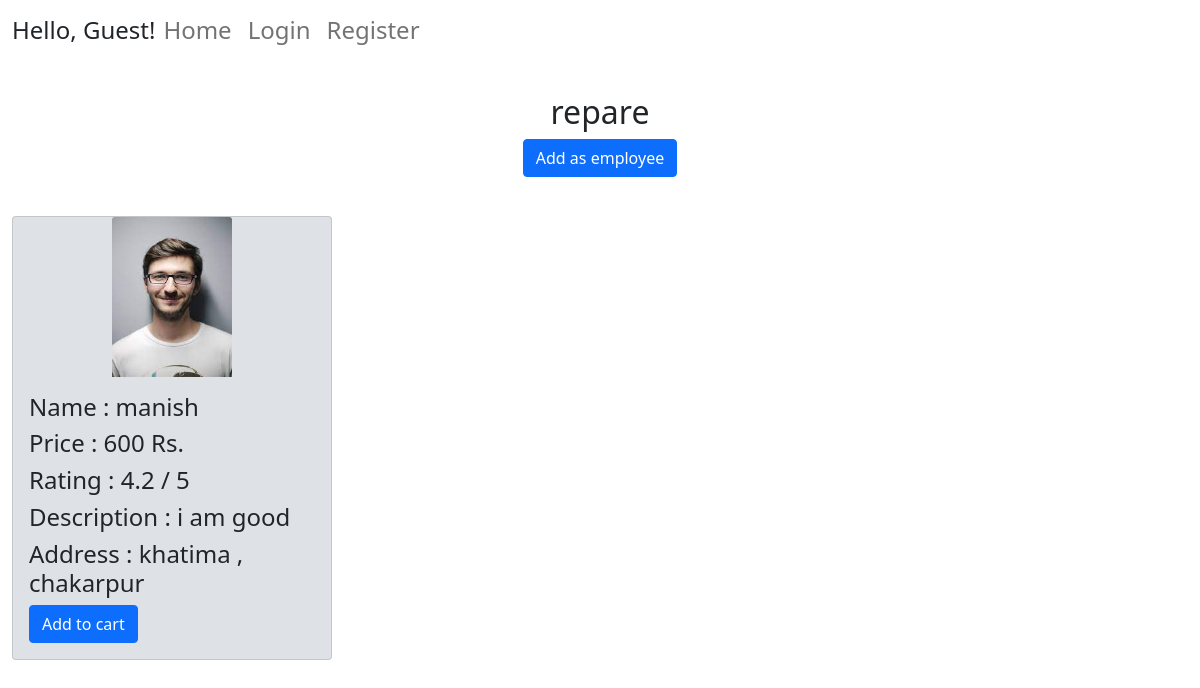
The app's page /service/1, older data.
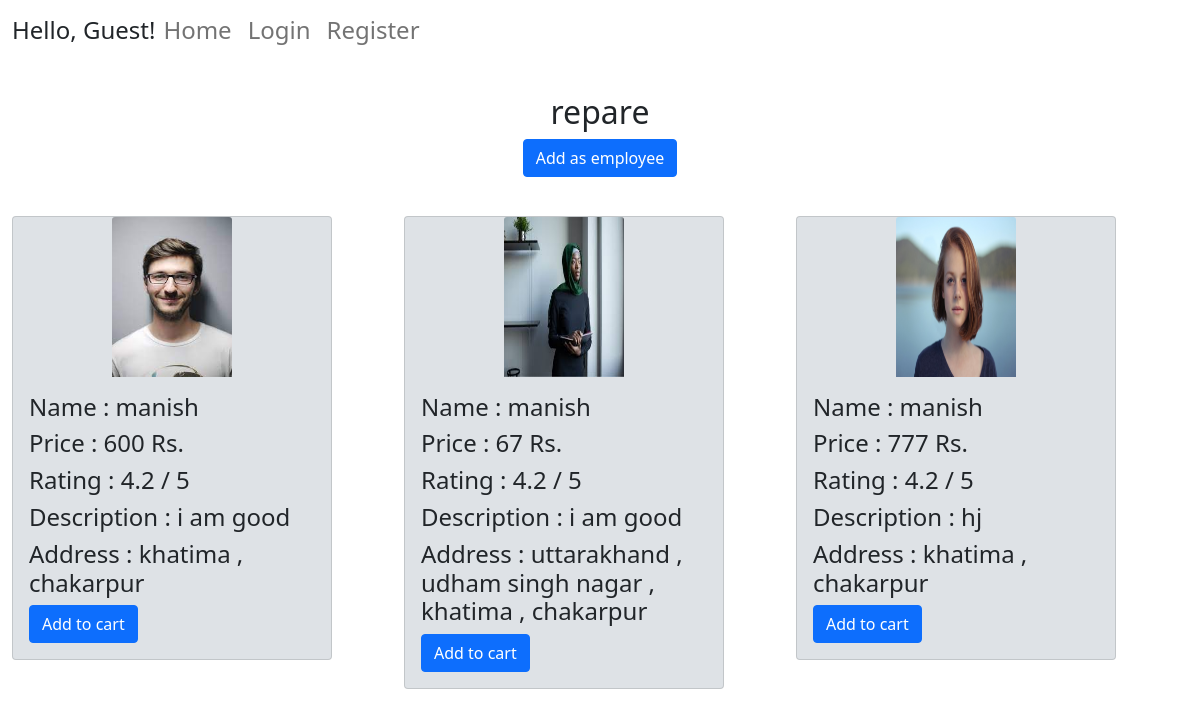
The same page, newer data.
### user/models.py (models this page shows, shortened)
class Employee(models.Model):
    user_id = models.CharField(max_length=100 , default=None)
    service = models.CharField(max_length=100 )
    name = models.CharField(max_length=100 )
    category = models.CharField(max_length=100 , default=None)
    cost = models.IntegerField(default = 0)
    rating = models.FloatField(default = 4.2)
    description = models.TextField(default = None)
    address = models.TextField(blank = True , default = None)
    image = models.FileField(upload_to = 'user/static/user/image')

### user/views.py (the view)
# urls.py: path('service/<int:servicepk>' , views.service , name = 'service'),
def service(req ,servicepk, categorypk = None):
    if req.user.is_authenticated:
        user_obj = req.user
        profile_obj = Profile.objects.filter(user = user_obj).first()
        if profile_obj is None:
            return redirect('/login')
    ser_obj = Services.objects.filter(pk = servicepk).first()
    if categorypk is None:
        emp_obj = Employee.objects.filter(service = ser_obj.service).all()
        cat = ser_obj.service
    else:
        cat_obj = Categorys.objects.filter(pk = categorypk).first()
        emp_obj = Employee.objects.filter(category = cat_obj.category).all()
        cat = cat_obj.category
    emplist = []
    for emp in emp_obj:
        emp_data = Employee.objects.filter(pk = emp.id).first()
        emplist.append(emp_data)
    return render(req , 'user/service.html' , {'emp_present': len(emp_obj) ,'cat': cat,  'employees' : emplist , 'servicepk':servicepk , 'categorypk' : categorypk})

### user/templates/user/service.html
{% extends 'user/base.html' %}
{% block content %}
{% load static %}
<h2 class = " d-flex justify-content-center align-items-center">  {{cat}}   <h2>
<div class = "d-flex justify-content-center align-items-center">
{% if categorypk %}
    <button type="button" class="btn btn-primary "> <a href = "{% url 'add_emp' servicepk=servicepk categorypk=categorypk %}" style = "text-decoration: none; color:white" >Add as employee</a> </button>
{% else %}
    <button type="button" class="btn btn-primary "> <a href = "{% url 'add_emp' servicepk=servicepk %}" style = "text-decoration: none; color:white" >Add as employee</a> </button>
{% endif %}
</div>
<br>
{% if emp_present == 0 %}
    <h2>No employee available</h2>
{% else %}
            <div class="card-group">
                {% for employee in employees %}
                <div class="col" >
                    <div class="card" style="width: 20rem; background-color:#dee2e6;">
                        <img class="card-img-top" style="margin-left: auto;margin-right: auto; width:10vw; height: 20vh"src = "{% static employee.image %}" style="width: 20%; height:10vw;" alt="Card image cap">
                        <div class="card-body">
                            <h4> Name : {{employee.name}}</h4>
                            <h4> Price : {{employee.cost}} Rs.</h4>
                            <h4> Rating : {{employee.rating}} / 5</h4>
                            <h4> Description : {{employee.description}}</h4>
                            <h4> Address : {{employee.address}}</h4>
                            {% if categorypk %}
                                <button type="button" class="btn btn-primary"> <a href = "{% url 'addcart' emp_pk=employee.id servicepk=servicepk categorypk=categorypk %}" style = "text-decoration: none; color:white" >Add to cart</a> </button>
                            {% else %}
                                <button type="button" class="btn btn-primary"> <a href = "{% url 'addcart' emp_pk=employee.id servicepk=servicepk %}" style = "text-decoration: none; color:white" >Add to cart</a> </button>
                            {% endif %}
                        </div>
                    </div>
                </div>
                {% endfor %}
            </div>
{% endif %}
{% endblock %}

Row changes from the older to the newer data that the page shows:
added Employee: image (picture), name "manish", cost "67", rating "4.2", description "i am good", address "uttarakhand , udham singh nagar , khatima , chakarpur"
added Employee: image (picture), name "manish", cost "777", rating "4.2", description "hj", address "khatima , chakarpur"
